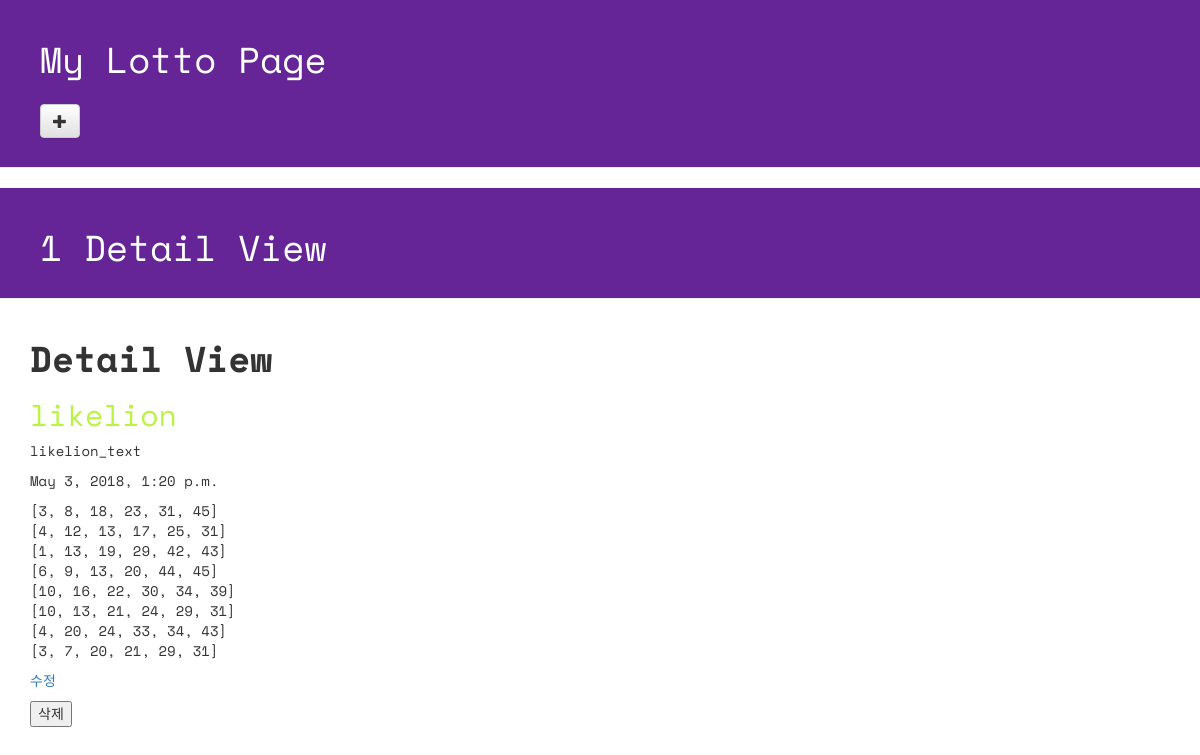
Page /lotto/detail/1/ on the committed database.
### lotto/models.py (models this page shows, shortened)
class GuessNumber(models.Model):
    name = models.CharField(max_length=24)
    text = models.CharField(max_length=255)
    lottos = models.CharField(max_length=255,
                              default='[1,2,3,4,5,6]')
    num_lotto = models.CharField(max_length=1)
    update_date = models.DateTimeField()

### lotto/views.py (the view)
# urls.py: url(r'^detail/(?P<subject_id>[0-9]+)/$', intro_view.detail, name='detail'),
def detail(request, pk):
    lotto = GuessNumber.objects.get(pk=pk)
    return render(request, 'lotto/detail.html', {'lotto': lotto})

### lotto/templates/lotto/detail.html (shortened to what this page needs)
<!DOCTYPE html>
{% load staticfiles %}
<html lang="ko">
<head>
  <link rel="stylesheet" href="//maxcdn.bootstrapcdn.com/bootstrap/3.2.0/css/bootstrap.min.css">
  <link rel="stylesheet" href="//maxcdn.bootstrapcdn.com/bootstrap/3.2.0/css/bootstrap-theme.min.css">
  <link rel="stylesheet" href="{% static 'css/lotto.css' %}">
</head>
<body>
  <div class="page-header">
    <h1>My Lotto Page</h1>
    <h2>
      <a href="{% url 'lotto:new' %}">
        <span class="glyphicon glyphicon-plus btn btn-default"></span>
      </a>
    </h2>
  </div>
  <div class="page-header">
      <h1>{{lotto.id}} Detail View</h1>
  </div>
  <div class="container lotto">
      <h1><b>Detail View</b></h1>
      <h2>{{lotto.name}}</h2>
      <p>{{lotto.text}}</p>
      <p>{{lotto.update_date}}</p>
      <p>{{lotto.lottos|linebreaks}}</p>
      <a href="{% url 'lotto:update' pk=lotto.id %}"><p>수정</p></a>
      <form action="{% url 'lotto:delete' pk=lotto.id %}" method="POST">
          <input type="submit" value="삭제">
      </form>
  </div>
</body>
</html>

### lotto/static/css/lotto.css (style rules this page uses)
.page-header { background-color: #652596; margin-top: 0; padding: 20px 20px 20px 40px; font-family: 'Space Mono', monospace; }
.page-header h1 { color: #FFFFFF; }
.container { font-family: 'Space Mono', monospace; }
.container h2 { color: #b9f442; }

### rows in the picture
GuessNumber: id "1", name "likelion", text "likelion_text", update_date "May 3, 2018, 1:20 p.m.", lottos "[3, 8, 18, 23, 31, 45] [4, 12, 13, 17, 25, 31] [1, 13, 19, 29, 42, 43] [6, 9, 13, 20, 44, 45] [10, 16, 22, 30, 34, 39] [10, 13, 21, 24, 29, 31] [4, 20, 24, 33, 34, 43] [3, 7, 20, 21, 29, 31]"
